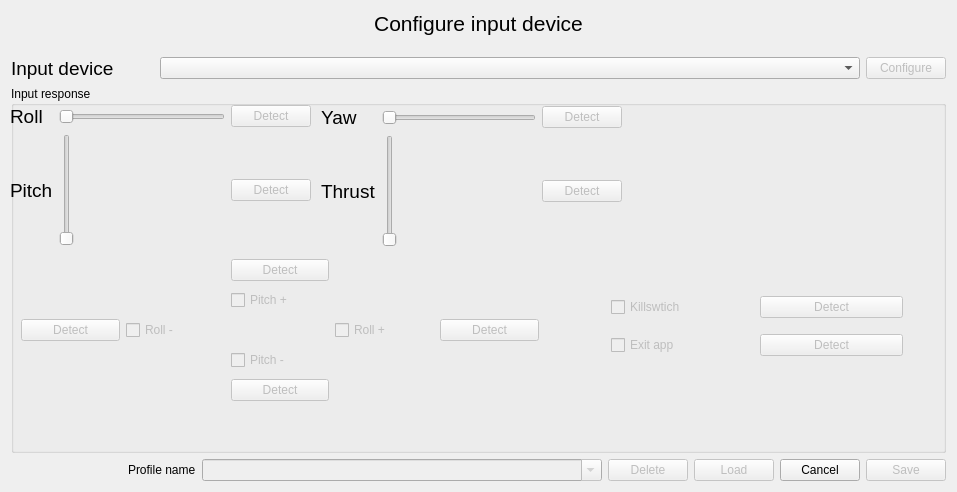
<?xml version="1.0" encoding="UTF-8"?>
<ui version="4.0">
 <class>Form</class>
 <widget class="QWidget" name="Form">
  <property name="windowModality">
   <enum>Qt::ApplicationModal</enum>
  </property>
  <property name="geometry">
   <rect>
    <x>0</x>
    <y>0</y>
    <width>957</width>
    <height>492</height>
   </rect>
  </property>
  <property name="windowTitle">
   <string>Input device configuration</string>
  </property>
  <layout class="QHBoxLayout" name="horizontalLayout">
   <item>
    <layout class="QVBoxLayout" name="verticalLayout">
     <item>
      <widget class="QLabel" name="label">
       <property name="maximumSize">
        <size>
         <width>16777215</width>
         <height>40</height>
        </size>
       </property>
       <property name="font">
        <font>
         <pointsize>16</pointsize>
        </font>
       </property>
       <property name="text">
        <string>Configure input device</string>
       </property>
       <property name="alignment">
        <set>Qt::AlignHCenter|Qt::AlignTop</set>
       </property>
      </widget>
     </item>
     <item>
      <layout class="QGridLayout" name="gridLayout_4">
       <item row="0" column="0">
        <widget class="QLabel" name="label_2">
         <property name="font">
          <font>
           <pointsize>14</pointsize>
          </font>
         </property>
         <property name="text">
          <string>Input device</string>
         </property>
        </widget>
       </item>
       <item row="0" column="1">
        <widget class="QComboBox" name="inputDeviceSelector">
         <property name="minimumSize">
          <size>
           <width>700</width>
           <height>0</height>
          </size>
         </property>
         <property name="duplicatesEnabled">
          <bool>false</bool>
         </property>
        </widget>
       </item>
       <item row="0" column="2">
        <widget class="QPushButton" name="configButton">
         <property name="enabled">
          <bool>false</bool>
         </property>
         <property name="maximumSize">
          <size>
           <width>80</width>
           <height>16777215</height>
          </size>
         </property>
         <property name="text">
          <string>Configure</string>
         </property>
        </widget>
       </item>
      </layout>
     </item>
     <item>
      <layout class="QHBoxLayout" name="inputDetectionLayout">
       <item>
        <widget class="QGroupBox" name="inputDetectionGroup">
         <property name="minimumSize">
          <size>
           <width>0</width>
           <height>350</height>
          </size>
         </property>
         <property name="maximumSize">
          <size>
           <width>16777215</width>
           <height>500</height>
          </size>
         </property>
         <property name="title">
          <string>Input response</string>
         </property>
         <widget class="QWidget" name="gridLayoutWidget">
          <property name="geometry">
           <rect>
            <x>-1</x>
            <y>19</y>
            <width>301</width>
            <height>141</height>
           </rect>
          </property>
          <layout class="QGridLayout" name="gridLayout_3">
           <item row="0" column="1">
            <widget class="QSlider" name="rollAxisValue">
             <property name="enabled">
              <bool>false</bool>
             </property>
             <property name="minimumSize">
              <size>
               <width>0</width>
               <height>0</height>
              </size>
             </property>
             <property name="maximumSize">
              <size>
               <width>16777215</width>
               <height>16777215</height>
              </size>
             </property>
             <property name="minimum">
              <number>0</number>
             </property>
             <property name="maximum">
              <number>100</number>
             </property>
             <property name="sliderPosition">
              <number>0</number>
             </property>
             <property name="orientation">
              <enum>Qt::Horizontal</enum>
             </property>
             <property name="invertedAppearance">
              <bool>false</bool>
             </property>
             <property name="invertedControls">
              <bool>false</bool>
             </property>
             <property name="tickPosition">
              <enum>QSlider::NoTicks</enum>
             </property>
            </widget>
           </item>
           <item row="1" column="0">
            <widget class="QLabel" name="label_3">
             <property name="font">
              <font>
               <pointsize>14</pointsize>
              </font>
             </property>
             <property name="text">
              <string>Pitch</string>
             </property>
            </widget>
           </item>
           <item row="0" column="0">
            <widget class="QLabel" name="label_5">
             <property name="font">
              <font>
               <pointsize>14</pointsize>
              </font>
             </property>
             <property name="text">
              <string>Roll</string>
             </property>
            </widget>
           </item>
           <item row="1" column="1">
            <widget class="QSlider" name="pitchAxisValue">
             <property name="enabled">
              <bool>false</bool>
             </property>
             <property name="minimumSize">
              <size>
               <width>0</width>
               <height>0</height>
              </size>
             </property>
             <property name="maximumSize">
              <size>
               <width>16777215</width>
               <height>16777215</height>
              </size>
             </property>
             <property name="layoutDirection">
              <enum>Qt::LeftToRight</enum>
             </property>
             <property name="minimum">
              <number>0</number>
             </property>
             <property name="maximum">
              <number>100</number>
             </property>
             <property name="singleStep">
              <number>1</number>
             </property>
             <property name="sliderPosition">
              <number>0</number>
             </property>
             <property name="tracking">
              <bool>false</bool>
             </property>
             <property name="orientation">
              <enum>Qt::Vertical</enum>
             </property>
             <property name="invertedAppearance">
              <bool>false</bool>
             </property>
             <property name="invertedControls">
              <bool>false</bool>
             </property>
             <property name="tickPosition">
              <enum>QSlider::NoTicks</enum>
             </property>
            </widget>
           </item>
           <item row="0" column="2">
            <widget class="QPushButton" name="detectRoll">
             <property name="enabled">
              <bool>false</bool>
             </property>
             <property name="text">
              <string>Detect</string>
             </property>
            </widget>
           </item>
           <item row="1" column="2">
            <widget class="QPushButton" name="detectPitch">
             <property name="enabled">
              <bool>false</bool>
             </property>
             <property name="text">
              <string>Detect</string>
             </property>
            </widget>
           </item>
          </layout>
         </widget>
         <widget class="QWidget" name="gridLayoutWidget_4">
          <property name="geometry">
           <rect>
            <x>310</x>
            <y>20</y>
            <width>301</width>
            <height>141</height>
           </rect>
          </property>
          <layout class="QGridLayout" name="gridLayout_6">
           <item row="1" column="0">
            <widget class="QLabel" name="label_7">
             <property name="font">
              <font>
               <pointsize>14</pointsize>
              </font>
             </property>
             <property name="text">
              <string>Thrust</string>
             </property>
            </widget>
           </item>
           <item row="1" column="1">
            <widget class="QSlider" name="thrustAxisValue">
             <property name="enabled">
              <bool>false</bool>
             </property>
             <property name="minimumSize">
              <size>
               <width>0</width>
               <height>0</height>
              </size>
             </property>
             <property name="maximumSize">
              <size>
               <width>16777215</width>
               <height>16777215</height>
              </size>
             </property>
             <property name="minimum">
              <number>0</number>
             </property>
             <property name="maximum">
              <number>100</number>
             </property>
             <property name="singleStep">
              <number>0</number>
             </property>
             <property name="sliderPosition">
              <number>0</number>
             </property>
             <property name="tracking">
              <bool>true</bool>
             </property>
             <property name="orientation">
              <enum>Qt::Vertical</enum>
             </property>
             <property name="invertedAppearance">
              <bool>false</bool>
             </property>
             <property name="invertedControls">
              <bool>false</bool>
             </property>
             <property name="tickPosition">
              <enum>QSlider::NoTicks</enum>
             </property>
            </widget>
           </item>
           <item row="0" column="1">
            <widget class="QSlider" name="yawAxisValue">
             <property name="enabled">
              <bool>false</bool>
             </property>
             <property name="minimumSize">
              <size>
               <width>0</width>
               <height>0</height>
              </size>
             </property>
             <property name="maximumSize">
              <size>
               <width>16777215</width>
               <height>16777215</height>
              </size>
             </property>
             <property name="minimum">
              <number>1</number>
             </property>
             <property name="maximum">
              <number>100</number>
             </property>
             <property name="singleStep">
              <number>0</number>
             </property>
             <property name="sliderPosition">
              <number>1</number>
             </property>
             <property name="tracking">
              <bool>true</bool>
             </property>
             <property name="orientation">
              <enum>Qt::Horizontal</enum>
             </property>
             <property name="invertedAppearance">
              <bool>false</bool>
             </property>
             <property name="invertedControls">
              <bool>false</bool>
             </property>
             <property name="tickPosition">
              <enum>QSlider::NoTicks</enum>
             </property>
            </widget>
           </item>
           <item row="1" column="2">
            <widget class="QPushButton" name="detectThrust">
             <property name="enabled">
              <bool>false</bool>
             </property>
             <property name="text">
              <string>Detect</string>
             </property>
            </widget>
           </item>
           <item row="0" column="0">
            <widget class="QLabel" name="label_4">
             <property name="font">
              <font>
               <pointsize>14</pointsize>
              </font>
             </property>
             <property name="text">
              <string>Yaw</string>
             </property>
            </widget>
           </item>
           <item row="0" column="2">
            <widget class="QPushButton" name="detectYaw">
             <property name="enabled">
              <bool>false</bool>
             </property>
             <property name="text">
              <string>Detect</string>
             </property>
            </widget>
           </item>
          </layout>
         </widget>
         <widget class="QWidget" name="gridLayoutWidget_5">
          <property name="geometry">
           <rect>
            <x>10</x>
            <y>170</y>
            <width>518</width>
            <height>151</height>
           </rect>
          </property>
          <layout class="QGridLayout" name="gridLayout">
           <item row="2" column="1">
            <widget class="QCheckBox" name="rollNeg">
             <property name="enabled">
              <bool>false</bool>
             </property>
             <property name="text">
              <string>Roll -</string>
             </property>
             <property name="checkable">
              <bool>true</bool>
             </property>
            </widget>
           </item>
           <item row="3" column="2">
            <widget class="QCheckBox" name="pitchNeg">
             <property name="enabled">
              <bool>false</bool>
             </property>
             <property name="text">
              <string>Pitch -</string>
             </property>
             <property name="checkable">
              <bool>true</bool>
             </property>
            </widget>
           </item>
           <item row="4" column="2">
            <widget class="QPushButton" name="detectPitchNeg">
             <property name="enabled">
              <bool>false</bool>
             </property>
             <property name="text">
              <string>Detect</string>
             </property>
            </widget>
           </item>
           <item row="2" column="3">
            <widget class="QCheckBox" name="rollPos">
             <property name="enabled">
              <bool>false</bool>
             </property>
             <property name="text">
              <string>Roll +</string>
             </property>
             <property name="checkable">
              <bool>true</bool>
             </property>
            </widget>
           </item>
           <item row="2" column="4">
            <widget class="QPushButton" name="detectRollPos">
             <property name="enabled">
              <bool>false</bool>
             </property>
             <property name="text">
              <string>Detect</string>
             </property>
            </widget>
           </item>
           <item row="0" column="2">
            <widget class="QPushButton" name="detectPitchPos">
             <property name="enabled">
              <bool>false</bool>
             </property>
             <property name="text">
              <string>Detect</string>
             </property>
            </widget>
           </item>
           <item row="2" column="0">
            <widget class="QPushButton" name="detectRollNeg">
             <property name="enabled">
              <bool>false</bool>
             </property>
             <property name="text">
              <string>Detect</string>
             </property>
            </widget>
           </item>
           <item row="1" column="2">
            <widget class="QCheckBox" name="pitchPos">
             <property name="enabled">
              <bool>false</bool>
             </property>
             <property name="text">
              <string>Pitch +</string>
             </property>
             <property name="checkable">
              <bool>true</bool>
             </property>
            </widget>
           </item>
          </layout>
         </widget>
         <widget class="QWidget" name="gridLayoutWidget_2">
          <property name="geometry">
           <rect>
            <x>600</x>
            <y>200</y>
            <width>292</width>
            <height>80</height>
           </rect>
          </property>
          <layout class="QGridLayout" name="gridLayout_5">
           <item row="1" column="1">
            <widget class="QPushButton" name="detectExitapp">
             <property name="enabled">
              <bool>false</bool>
             </property>
             <property name="text">
              <string>Detect</string>
             </property>
            </widget>
           </item>
           <item row="0" column="1">
            <widget class="QPushButton" name="detectKillswitch">
             <property name="enabled">
              <bool>false</bool>
             </property>
             <property name="text">
              <string>Detect</string>
             </property>
            </widget>
           </item>
           <item row="0" column="0">
            <widget class="QCheckBox" name="killswitch">
             <property name="enabled">
              <bool>false</bool>
             </property>
             <property name="text">
              <string>Killswtich</string>
             </property>
             <property name="checkable">
              <bool>true</bool>
             </property>
            </widget>
           </item>
           <item row="1" column="0">
            <widget class="QCheckBox" name="exitapp">
             <property name="enabled">
              <bool>false</bool>
             </property>
             <property name="text">
              <string>Exit app</string>
             </property>
             <property name="checkable">
              <bool>true</bool>
             </property>
            </widget>
           </item>
          </layout>
         </widget>
        </widget>
       </item>
      </layout>
     </item>
     <item>
      <layout class="QGridLayout" name="gridLayout_2">
       <item row="0" column="1">
        <widget class="QLabel" name="label_16">
         <property name="text">
          <string>Profile name</string>
         </property>
        </widget>
       </item>
       <item row="0" column="0">
        <spacer name="horizontalSpacer_9">
         <property name="orientation">
          <enum>Qt::Horizontal</enum>
         </property>
         <property name="sizeHint" stdset="0">
          <size>
           <width>40</width>
           <height>20</height>
          </size>
         </property>
        </spacer>
       </item>
       <item row="0" column="4">
        <widget class="QPushButton" name="deleteButton">
         <property name="enabled">
          <bool>false</bool>
         </property>
         <property name="text">
          <string>Delete</string>
         </property>
        </widget>
       </item>
       <item row="0" column="6">
        <widget class="QPushButton" name="cancelButton">
         <property name="text">
          <string>Cancel</string>
         </property>
        </widget>
       </item>
       <item row="0" column="2">
        <widget class="QComboBox" name="profileCombo">
         <property name="enabled">
          <bool>false</bool>
         </property>
         <property name="sizePolicy">
          <sizepolicy hsizetype="Fixed" vsizetype="Fixed">
           <horstretch>0</horstretch>
           <verstretch>0</verstretch>
          </sizepolicy>
         </property>
         <property name="minimumSize">
          <size>
           <width>400</width>
           <height>0</height>
          </size>
         </property>
         <property name="maximumSize">
          <size>
           <width>16777215</width>
           <height>16777215</height>
          </size>
         </property>
         <property name="editable">
          <bool>true</bool>
         </property>
        </widget>
       </item>
       <item row="0" column="7">
        <widget class="QPushButton" name="saveButton">
         <property name="enabled">
          <bool>false</bool>
         </property>
         <property name="text">
          <string>Save</string>
         </property>
        </widget>
       </item>
       <item row="0" column="5">
        <widget class="QPushButton" name="loadButton">
         <property name="enabled">
          <bool>false</bool>
         </property>
         <property name="text">
          <string>Load</string>
         </property>
        </widget>
       </item>
      </layout>
     </item>
    </layout>
   </item>
  </layout>
 </widget>
 <resources/>
 <connections/>
</ui>
